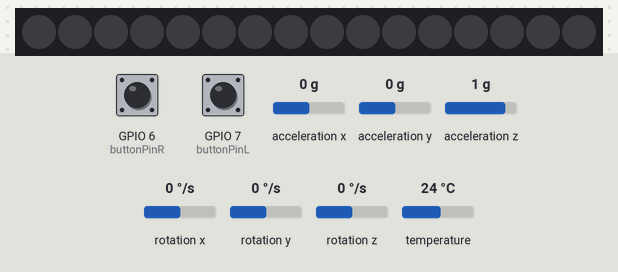
The program below on a simulated ESP32. Parts: 16 RGB LEDs in strip order, left to right. The inputs (shaded band) are chosen by the test bench; at power-on: acceleration x 0 g, GPIO 6 (buttonPinR) HIGH, GPIO 7 (buttonPinL) HIGH, acceleration y 0 g, acceleration z 1 g, rotation x 0 °/s, rotation y 0 °/s, rotation z 0 °/s, temperature 24 °C. Dim RGB values are drawn brighter than linear; what the program prints to the serial monitor is not drawn.

Above: at 1.2 s.
1.3 s: acceleration x set to -1.4 g
At 2.83 s:
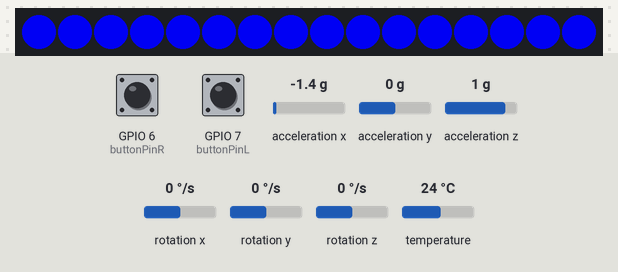
3.1 s: GPIO 6 (buttonPinR) pulled LOW for 3.2 s
At 4.5 s:
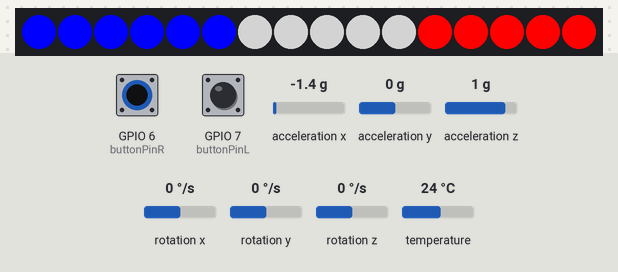
6.9 s: GPIO 7 (buttonPinL) pulled LOW for 3.2 s
At 8.38 s:
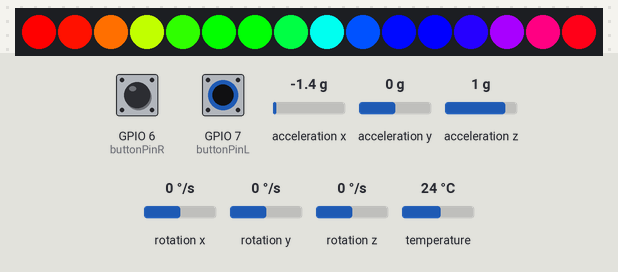
10.7 s: acceleration y set to -1.4 g
At 12.25 s:
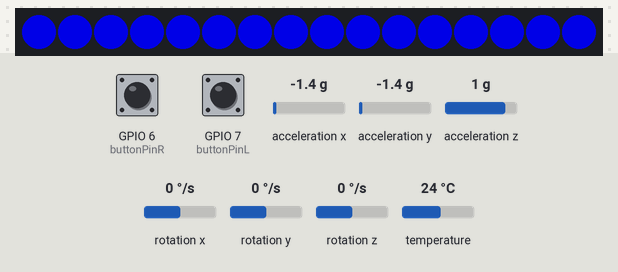
13.6 s: GPIO 6 (buttonPinR) pulled LOW for 1 s
At 15.01 s:
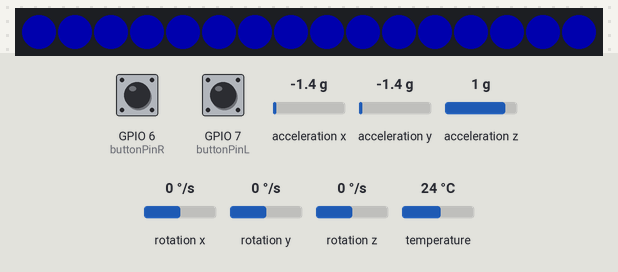
15.2 s: GPIO 7 (buttonPinL) pulled LOW for 1 s
At 16.25 s:
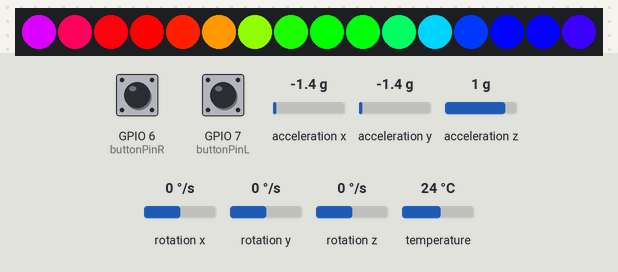

Measured:
- after the input at 1.3 s, the LEDs: first change after 0.07 s (image 1 shows a later state)
- after the input at 3.1 s, the LEDs: first differ from a run without the input after 0.31 s (image 2)
- after the input at 6.9 s, the LEDs: first change after 0.29 s (image 3 shows a later state)
- after the input at 10.7 s, the LEDs: first change at once (image 4 shows a later state)
- after the input at 13.6 s, the LEDs: first differ from a run without the input after 0.31 s (image 5 shows a later state)
- after the input at 15.2 s, the LEDs: first differ from a run without the input after 0.59 s (image 6 shows a later state)

The program:

main.cpp
```cpp
#include <Arduino.h>
#include <freertos/FreeRTOS.h>
#include <freertos/task.h>
#include <Adafruit_NeoPixel.h>
#include <ButtonDebounce.h>
#include <Adafruit_MPU6050.h>
#include <Adafruit_Sensor.h>
#include <Wire.h>

#define BTN_R_PRESSED 0
#define BTN_R_RELEASED 1

#define BTN_L_PRESSED 0
#define BTN_L_RELEASED 1

int ledPin1 = 2;
int ledPin2 = 5;
int totalLEDs1 = 1;
int totalLEDs2 = 16;
int ledFadeTime = 10;

int buttonPinR = 6;
int buttonPinL = 7;

volatile bool fade = true;
volatile bool flicker = false;
volatile bool tricolore = false;
volatile bool rainbow = false;

float threshold = 0.15;

void buttonChangedR(const int state);
void buttonChangedL(const int state);

void fadeTask(void *parameter);
void flickerTask(void *parameter);
void tricoloreTask(void *parameter);
void rainbowTask(void *parameter);
void accelerometerTask(void *parameter);
void rgbFadeInAndOut(uint8_t red, uint8_t green, uint8_t blue, uint8_t wait);

Adafruit_NeoPixel strip = Adafruit_NeoPixel(totalLEDs2, ledPin2, NEO_GRBW + NEO_KHZ800);

ButtonDebounce buttonL(buttonPinL, 250);
ButtonDebounce buttonR(buttonPinR, 250);

void setup()
{
  buttonL.setCallback(buttonChangedL);
  buttonR.setCallback(buttonChangedR);

  strip.begin();
  strip.show(); // Initialize all pixels to 'off'

  xTaskCreate(fadeTask, "FadeTask", 10000, NULL, 2, NULL);
  xTaskCreate(flickerTask, "FlickerTask", 10000, NULL, 3, NULL);
  xTaskCreate(tricoloreTask, "TriColoreTask", 10000, NULL, 4, NULL);
  xTaskCreate(rainbowTask, "RainbowTask", 10000, NULL, 4, NULL);
  xTaskCreate(accelerometerTask, "AccelerometerTask", 10000, NULL, 1, NULL);
}

void loop()
{
  buttonR.update();
  buttonL.update();
  vTaskDelay(pdMS_TO_TICKS(20)); // Delay for 20 milliseconds
}

void fadeTask(void *parameter)
{
  while (1)
  {
    if (fade && !tricolore && !rainbow)
    {
      rgbFadeInAndOut(0, 0, 255, ledFadeTime); // Blue
      rgbFadeInAndOut(0, 255, 255, ledFadeTime);
    }
    vTaskDelay(pdMS_TO_TICKS(10)); // Delay for 10 milliseconds
  }
}

void flickerTask(void *parameter)
{
  TickType_t flickerDuration = pdMS_TO_TICKS(1000); // Duration of flicker in milliseconds
  TickType_t startTime = 0;

  while (1)
  {
    if (flicker && !tricolore && !rainbow)
    {

      for (uint8_t i = 0; i < strip.numPixels(); i++)
      {
        strip.setPixelColor(i, 0, 0, 0);
      }
      strip.show();
      vTaskDelay(pdMS_TO_TICKS(50)); // Delay for 10 milliseconds

      if (startTime == 0)
      {
        startTime = xTaskGetTickCount(); // Record the start time
      }

      // Flicker the LED strip red
      for (uint8_t i = 0; i < strip.numPixels(); i++)
      {
        strip.setPixelColor(i, 255, 0, 0);
      }
      strip.show();

      TickType_t currentTime = xTaskGetTickCount();     // Get the current time
      TickType_t elapsedTime = currentTime - startTime; // Calculate the elapsed time

      if (elapsedTime >= flickerDuration)
      {
        flicker = false; // Duration reached, reset the flicker flag
        fade = true;
        startTime = 0; // Reset the start time
      }
    }
    else
    {
      startTime = 0; // Reset the start time when flicker is not active
    }
    vTaskDelay(pdMS_TO_TICKS(50)); // Delay for 10 milliseconds
  }
}

void tricoloreTask(void *parameter)
{
  while (1)
  {
    if (tricolore)
    {
      for (int i = 0; i < 16; i++)
      {
        if (i < 6)
          strip.setPixelColor(i, 0, 0, 250);
        if (i > 5 && i < 11)
          strip.setPixelColor(i, 0, 0, 0, 127);
        if (i > 10)
          strip.setPixelColor(i, 250, 0, 0);
      }
      strip.show();
    }
    vTaskDelay(pdMS_TO_TICKS(50)); // Delay for 10 milliseconds
  }
}

void rainbowTask(void *parameter)
{
  while (1)
  {
    if (rainbow)
    {
      for (long firstPixelHue = 0; firstPixelHue < 5 * 65536; firstPixelHue += 256)
      {

        if (!fade)
          strip.rainbow(firstPixelHue);

        if (!fade)
          strip.show();
      }
    }
    vTaskDelay(pdMS_TO_TICKS(50)); // Delay for 10 milliseconds
  }
}

void accelerometerTask(void *parameter)
{
  Adafruit_MPU6050 mpu;
  TwoWire MPU_bus = TwoWire(0);

  MPU_bus.begin(19, 18);

  float prevAccX = 0.0;
  float prevAccY = 0.0;
  float prevAccZ = 0.0;

  if (!mpu.begin(0x68, &MPU_bus))
  {
    Serial.println("Failed to find MPU6050 chip");
    while (1)
    {
      delay(10);
    }
  }
  Serial.println("MPU6050 Found!");

  mpu.setAccelerometerRange(MPU6050_RANGE_8_G);
  mpu.setGyroRange(MPU6050_RANGE_500_DEG);
  mpu.setFilterBandwidth(MPU6050_BAND_94_HZ);

  sensors_event_t a, g, temp;

  while (1)
  {
    mpu.getEvent(&a, &g, &temp);

    if (fabs(a.acceleration.x - prevAccX) > threshold || fabs(a.acceleration.y - prevAccY) > threshold || fabs(a.acceleration.z - prevAccZ) > threshold)
    {
      fade = false;
      flicker = true;
    }

    prevAccX = a.acceleration.x;
    prevAccY = a.acceleration.y;
    prevAccZ = a.acceleration.z;

    vTaskDelay(pdMS_TO_TICKS(50)); // Delay for 50 milliseconds
  }
}

void rgbFadeInAndOut(uint8_t red, uint8_t green, uint8_t blue, uint8_t wait)
{
  for (uint8_t b = 10; b < 245; b++)
  {
    for (uint8_t i = 0; i < strip.numPixels(); i++)
    {
      strip.setPixelColor(i, red * b / 255, green * b / 255, blue * b / 255);
    }
    if (fade && !tricolore)
      strip.show();
    vTaskDelay(pdMS_TO_TICKS(wait)); // Delay for 50 milliseconds
  }

  for (uint8_t b = 245; b > 10; b--)
  {
    for (uint8_t i = 0; i < strip.numPixels(); i++)
    {
      strip.setPixelColor(i, red * b / 255, green * b / 255, blue * b / 255);
    }
    if (fade && !tricolore)
      strip.show();
    vTaskDelay(pdMS_TO_TICKS(wait)); // Delay for 50 milliseconds
  }
}

void buttonChangedR(const int state)
{
  if (state == BTN_R_PRESSED)
  {
    tricolore = true;
    rainbow = false;
    fade = false;
  }
  if (state == BTN_R_RELEASED)
  {
    tricolore = false;
    fade = true;
  }
}

void buttonChangedL(const int state)
{
  if (state == BTN_L_PRESSED)
  {
    rainbow = true;
    tricolore = false;
    fade = false;
  }
  if (state == BTN_L_RELEASED)
  {
    rainbow = false;
    fade = true;
  }
}
```
